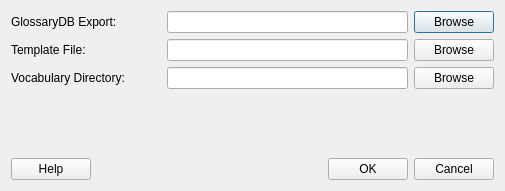
<?xml version="1.0" encoding="UTF-8"?>
<ui version="4.0">
 <class>Dialog</class>
 <widget class="QDialog" name="Dialog">
  <property name="geometry">
   <rect>
    <x>0</x>
    <y>0</y>
    <width>505</width>
    <height>191</height>
   </rect>
  </property>
  <property name="windowTitle">
   <string>Dialog</string>
  </property>
  <layout class="QVBoxLayout" name="verticalLayout_2">
   <item>
    <layout class="QVBoxLayout" name="verticalLayout">
     <item>
      <layout class="QHBoxLayout" name="horizontalLayout">
       <item>
        <widget class="QLabel" name="label">
         <property name="minimumSize">
          <size>
           <width>150</width>
           <height>0</height>
          </size>
         </property>
         <property name="maximumSize">
          <size>
           <width>150</width>
           <height>16777215</height>
          </size>
         </property>
         <property name="text">
          <string>GlossaryDB Export:</string>
         </property>
        </widget>
       </item>
       <item>
        <widget class="QLineEdit" name="lineEdit_Glossary"/>
       </item>
       <item>
        <widget class="QPushButton" name="btn_Glossary">
         <property name="text">
          <string>Browse</string>
         </property>
        </widget>
       </item>
      </layout>
     </item>
     <item>
      <layout class="QHBoxLayout" name="horizontalLayout_2">
       <item>
        <widget class="QLabel" name="label_2">
         <property name="minimumSize">
          <size>
           <width>150</width>
           <height>0</height>
          </size>
         </property>
         <property name="maximumSize">
          <size>
           <width>150</width>
           <height>16777215</height>
          </size>
         </property>
         <property name="text">
          <string>Template File:</string>
         </property>
        </widget>
       </item>
       <item>
        <widget class="QLineEdit" name="lineEdit_Template"/>
       </item>
       <item>
        <widget class="QPushButton" name="btn_Template">
         <property name="text">
          <string>Browse</string>
         </property>
        </widget>
       </item>
      </layout>
     </item>
     <item>
      <layout class="QHBoxLayout" name="horizontalLayout_3">
       <item>
        <widget class="QLabel" name="label_3">
         <property name="minimumSize">
          <size>
           <width>150</width>
           <height>0</height>
          </size>
         </property>
         <property name="maximumSize">
          <size>
           <width>150</width>
           <height>16777215</height>
          </size>
         </property>
         <property name="text">
          <string>Vocabulary Directory:</string>
         </property>
        </widget>
       </item>
       <item>
        <widget class="QLineEdit" name="lineEdit_Vocabulary"/>
       </item>
       <item>
        <widget class="QPushButton" name="btn_Vocabulary">
         <property name="text">
          <string>Browse</string>
         </property>
        </widget>
       </item>
      </layout>
     </item>
    </layout>
   </item>
   <item>
    <spacer name="verticalSpacer">
     <property name="orientation">
      <enum>Qt::Vertical</enum>
     </property>
     <property name="sizeHint" stdset="0">
      <size>
       <width>20</width>
       <height>40</height>
      </size>
     </property>
    </spacer>
   </item>
   <item>
    <layout class="QHBoxLayout" name="horizontalLayout_4">
     <item>
      <widget class="QPushButton" name="btn_Help">
       <property name="text">
        <string>Help</string>
       </property>
      </widget>
     </item>
     <item>
      <spacer name="horizontalSpacer">
       <property name="orientation">
        <enum>Qt::Horizontal</enum>
       </property>
       <property name="sizeHint" stdset="0">
        <size>
         <width>40</width>
         <height>20</height>
        </size>
       </property>
      </spacer>
     </item>
     <item>
      <widget class="QPushButton" name="btn_OK">
       <property name="text">
        <string>OK</string>
       </property>
      </widget>
     </item>
     <item>
      <widget class="QPushButton" name="btn_Cancel">
       <property name="text">
        <string>Cancel</string>
       </property>
      </widget>
     </item>
    </layout>
   </item>
  </layout>
 </widget>
 <resources/>
 <connections/>
</ui>
